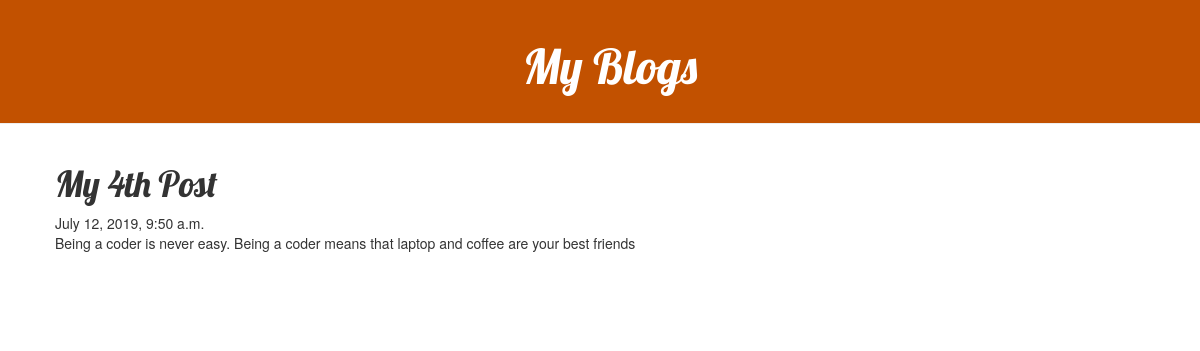
The app's page /post/4/ with its own data.
### blog/models.py (models this page shows, shortened)
class Post(models.Model):
    author = models.ForeignKey(settings.AUTH_USER_MODEL, on_delete=models.CASCADE)
    title = models.CharField(max_length=200)
    text = models.TextField()
    created_date = models.DateTimeField(default=timezone.now)
    published_date = models.DateTimeField(blank=True, null=True)

### blog/views.py (the view)
# urls.py: path('post/<int:pk>/', views.post_detail, name='post_detail'),
def post_detail(request, pk):
    post = get_object_or_404(Post, pk=pk)
    return render(request, 'blog/post_detail.html', {'post': post})

### blog/templates/blog/post_detail.html (shortened to what this page needs)
{% extends 'blog/base.html' %}
{% block content %}
    <div class="post">
        <h1>{{ post.title }}</h1>
        {{ post.published_date }}
        <p>{{ post.text|linebreaksbr }}</p>
    </div>
{% endblock %}

### blog/static/css/blog.css (style rules this page uses)
h1, h2, h3, h4 { font-family: 'Lobster', cursive; }
.post { margin-bottom: 70px; margin-right : 40px; }

### records on screen
Post: title "My 4th Post", published_date "July 12, 2019, 9:50 a.m.", text "Being a coder is never easy. Being a coder means that laptop and coffee are your best friends"
